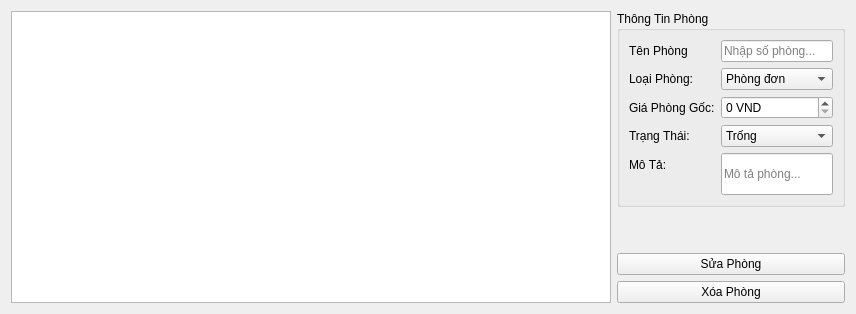
      <widget class="QWidget" name="roomsTab">
       <property name="sizePolicy">
        <sizepolicy hsizetype="Preferred" vsizetype="Preferred">
         <horstretch>0</horstretch>
         <verstretch>0</verstretch>
        </sizepolicy>
       </property>
       <property name="acceptDrops">
        <bool>false</bool>
       </property>
       <attribute name="title">
        <string>Quản Lý Phòng</string>
       </attribute>
       <layout class="QHBoxLayout" name="roomsLayout">
        <property name="rightMargin">
         <number>11</number>
        </property>
        <item>
         <widget class="QTableView" name="roomsTableView">
          <property name="enabled">
           <bool>true</bool>
          </property>
          <property name="minimumSize">
           <size>
            <width>600</width>
            <height>0</height>
           </size>
          </property>
          <property name="editTriggers">
           <set>QAbstractItemView::NoEditTriggers</set>
          </property>
          <property name="alternatingRowColors">
           <bool>true</bool>
          </property>
          <property name="selectionBehavior">
           <enum>QAbstractItemView::SelectRows</enum>
          </property>
          <property name="sortingEnabled">
           <bool>true</bool>
          </property>
          <attribute name="horizontalHeaderMinimumSectionSize">
           <number>75</number>
          </attribute>
          <attribute name="horizontalHeaderDefaultSectionSize">
           <number>125</number>
          </attribute>
         </widget>
        </item>
        <item>
         <layout class="QVBoxLayout" name="roomControlsLayout">
          <item>
           <widget class="QGroupBox" name="roomInfoGroup">
            <property name="enabled">
             <bool>true</bool>
            </property>
            <property name="title">
             <string>Thông Tin Phòng</string>
            </property>
            <layout class="QFormLayout" name="roomFormLayout">
             <item row="0" column="0">
              <widget class="QLabel" name="roomNumberLabel">
               <property name="text">
                <string>Tên Phòng</string>
               </property>
              </widget>
             </item>
             <item row="0" column="1">
              <widget class="QLineEdit" name="roomNumberEdit">
               <property name="readOnly">
                <bool>false</bool>
               </property>
               <property name="placeholderText">
                <string>Nhập số phòng...</string>
               </property>
              </widget>
             </item>
             <item row="1" column="0">
              <widget class="QLabel" name="roomTypeLabel">
               <property name="text">
                <string>Loại Phòng:</string>
               </property>
              </widget>
             </item>
             <item row="1" column="1">
              <widget class="QComboBox" name="roomTypeComboBox">
               <item>
                <property name="text">
                 <string>Phòng đơn</string>
                </property>
               </item>
               <item>
                <property name="text">
                 <string>Phòng đôi</string>
                </property>
               </item>
               <item>
                <property name="text">
                 <string>Phòng gia đình</string>
                </property>
               </item>
               <item>
                <property name="text">
                 <string>Phòng VIP</string>
                </property>
               </item>
              </widget>
             </item>
             <item row="2" column="0">
              <widget class="QLabel" name="roomPriceLabel">
               <property name="text">
                <string>Giá Phòng Gốc:</string>
               </property>
              </widget>
             </item>
             <item row="2" column="1">
              <widget class="QDoubleSpinBox" name="roomPriceSpinBox">
               <property name="suffix">
                <string> VND</string>
               </property>
               <property name="decimals">
                <number>0</number>
               </property>
               <property name="minimum">
                <double>0.000000000000000</double>
               </property>
               <property name="maximum">
                <double>99999999.000000000000000</double>
               </property>
               <property name="singleStep">
                <double>100000.000000000000000</double>
               </property>
              </widget>
             </item>
             <item row="3" column="0">
              <widget class="QLabel" name="roomStatusLabel">
               <property name="text">
                <string>Trạng Thái:</string>
               </property>
              </widget>
             </item>
             <item row="3" column="1">
              <widget class="QComboBox" name="roomStatusComboBox">
               <item>
                <property name="text">
                 <string>Trống</string>
                </property>
               </item>
               <item>
                <property name="text">
                 <string>Đã thuê</string>
                </property>
               </item>
              </widget>
             </item>
             <item row="4" column="0">
              <widget class="QLabel" name="roomDescLabel">
               <property name="text">
                <string>Mô Tả:</string>
               </property>
              </widget>
             </item>
             <item row="4" column="1">
              <widget class="QLineEdit" name="roomDescEdit">
               <property name="sizePolicy">
                <sizepolicy hsizetype="Expanding" vsizetype="Expanding">
                 <horstretch>0</horstretch>
                 <verstretch>0</verstretch>
                </sizepolicy>
               </property>
               <property name="minimumSize">
                <size>
                 <width>0</width>
                 <height>42</height>
                </size>
               </property>
               <property name="placeholderText">
                <string>Mô tả phòng...</string>
               </property>
              </widget>
             </item>
            </layout>
           </widget>
          </item>
          <item>
           <spacer name="roomVerticalSpacer">
            <property name="orientation">
             <enum>Qt::Vertical</enum>
            </property>
            <property name="sizeHint" stdset="0">
             <size>
              <width>20</width>
              <height>40</height>
             </size>
            </property>
           </spacer>
          </item>
          <item>
           <layout class="QVBoxLayout" name="roomButtonsLayout">
            <item>
             <widget class="QPushButton" name="editRoomButton">
              <property name="text">
               <string>Sửa Phòng</string>
              </property>
              <property name="icon">
               <iconset>
                <normaloff>:/icons/edit.png</normaloff>:/icons/edit.png</iconset>
              </property>
             </widget>
            </item>
            <item>
             <widget class="QPushButton" name="deleteRoomButton">
              <property name="text">
               <string>Xóa Phòng</string>
              </property>
              <property name="icon">
               <iconset>
                <normaloff>:/icons/delete.png</normaloff>:/icons/delete.png</iconset>
              </property>
             </widget>
            </item>
           </layout>
          </item>
         </layout>
        </item>
       </layout>
      </widget>
